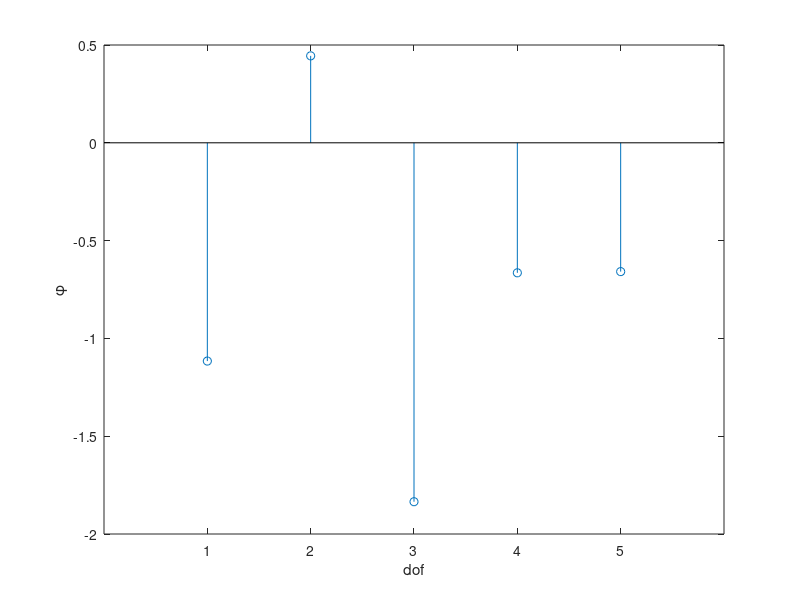

Write MATLAB code to recreate this figure.
function fig = realShapePlot1(shape, figTitle)
%COMPLEXSHAPEPLOTDEFAULT Summary of this function goes here
%   Detailed explanation goes here

if nargin < 1
    warning('shape mising');
    shape = randn(1, 5);
end

if nargin < 2
    figTitle = '';
end

n = length(shape);

fig = figure('Name', figTitle);
ax = axes(fig);
stem(ax, shape);
xlim(ax, [0, n+1]);
xlabel(ax, 'dof');
ylabel(ax, '\phi');
xticks(ax, 1:n);

end
